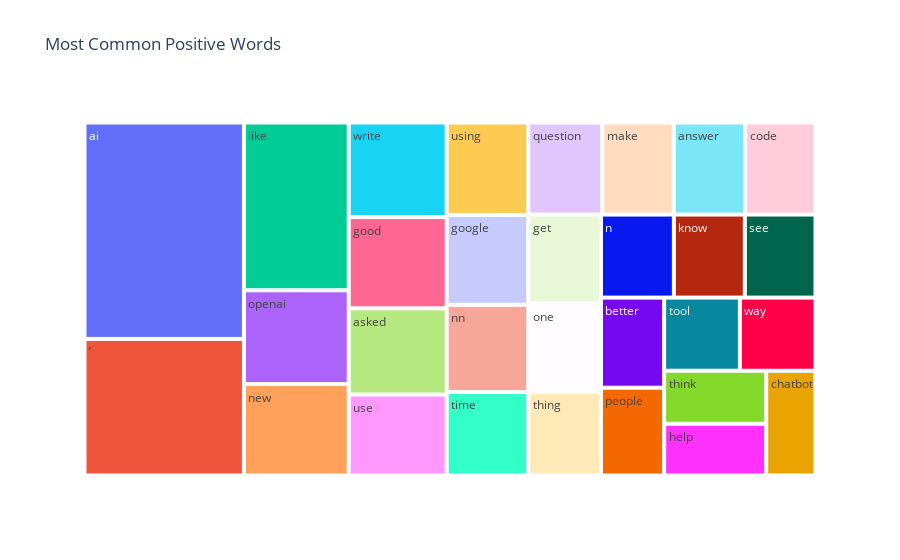

Notebook cell for this chart:
### Code cell
#tree map using plotly.express
fig = px.treemap(temp_pos, path=['Common_words'], values='count',title='Most Common Positive Words')
fig.show()

### Figure 1 — Plotly figure (JSON) as saved in the notebook; plotly's stock layout.template omitted (floating-point values rounded to 4 significant figures)
{"data": [{"branchvalues": "total", "domain": {"x": [0, 1], "y": [0, 1]}, "hovertemplate": "labels=%{label}<br>count=%{value}<br>parent=%{parent}<br>id=%{id}<extra></extra>", "ids": ["ai", "answer", "asked", "better", "chatbot", "code", "get", "good", "google", "help", "know", "like", "make", "n", "new", "nn", "one", "openai", "people", "question", "see", "thing", "think", "time", "tool", "use", "using", "way", "write", "’"], "labels": ["ai", "answer", "asked", "better", "chatbot", "code", "get", "good", "google", "help", "know", "like", "make", "n", "new", "nn", "one", "openai", "people", "question", "see", "thing", "think", "time", "tool", "use", "using", "way", "write", "’"], "name": "", "parents": ["", "", "", "", "", "", "", "", "", "", "", "", "", "", "", "", "", "", "", "", "", "", "", "", "", "", "", "", "", ""], "type": "treemap", "values": [28593, 5447, 6996, 4719, 4278, 5369, 5337, 7409, 6082, 4378, 4885, 14573, 5448, 5018, 7940, 5896, 5326, 8146, 4599, 5648, 4863, 5047, 4484, 5649, 4591, 6570, 6251, 4583, 7677, 18046]}], "layout": {"autosize": true, "legend": {"tracegroupgap": 0}, "title": {"text": "Most Common Positive Words"}}}
